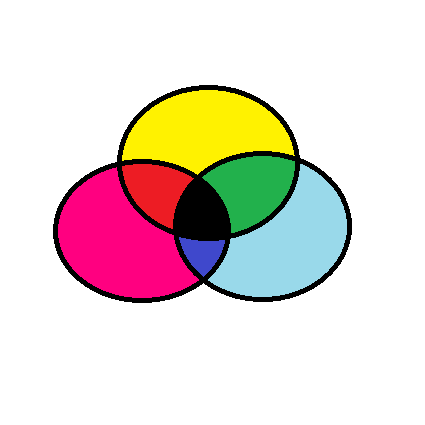
#> input picture 1_Basic/2_Color_Spaces/col.png, 425 x 425 px, found by its file name
$ jupyter execute split_and_merge.ipynb
#> lines starting #> are read from the running program, lines starting #| are printed output that depends on the picture
[cell 1]
import cv2
import matplotlib.pyplot as plt

def convert(img):
    plt.figure(figsize=(10,10))
    return cv2.cvtColor(img,cv2.COLOR_BGR2RGB)

[cell 2]
img1 = cv2.imread("../../2_Image_Processing/2_Color_Spaces/col.png")
#> img1 is the input picture: shape (425, 425, 3); mean B, G, R 212.1, 217.5, 229.5
img1 = convert(img1)

# Split with indexing

    img[:,:(chanel)]
     its depend on array Dim..

[cell 3]
b = img1[:,:,(0)]
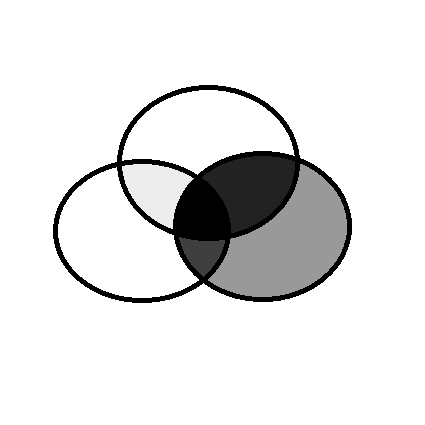
#> b: shape (425, 425); min 0, max 255, mean 229.5
g = img1[:,:,(1)]
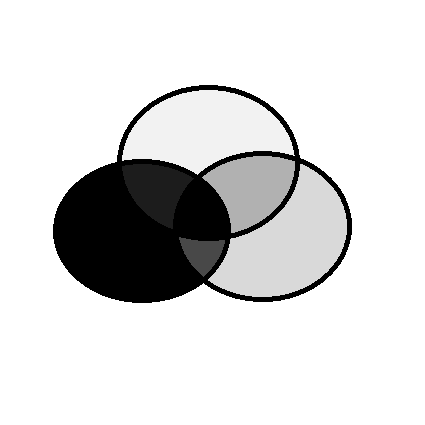
#> g: shape (425, 425); min 0, max 255, mean 217.5
r = img1[:,:,(2)]
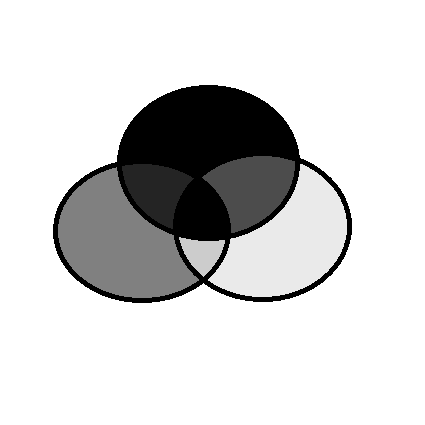
#> r: shape (425, 425); min 0, max 255, mean 212.1

[cell 4]
plt.imshow(convert(b))

[cell 5]
plt.imshow(convert(g))

[cell 6]
plt.imshow(convert(r))

# split with cv2.split()

# Note it is better to split array with index because indexing consume less time

[cell 7]
sb,sg,sr = cv2.split(img1)

[cell 8]
plt.imshow(convert(sb))

# merge with cv2.merge([arrays])

[cell 9]
new = cv2.merge([b,g,r])

[cell 10]
plt.imshow(new)

# merge with numpy np.hstack((arrays))
# merge mutiple images in one images

[cell 11]
import numpy as np
nm = np.hstack((convert(b),convert(g),convert(r)))
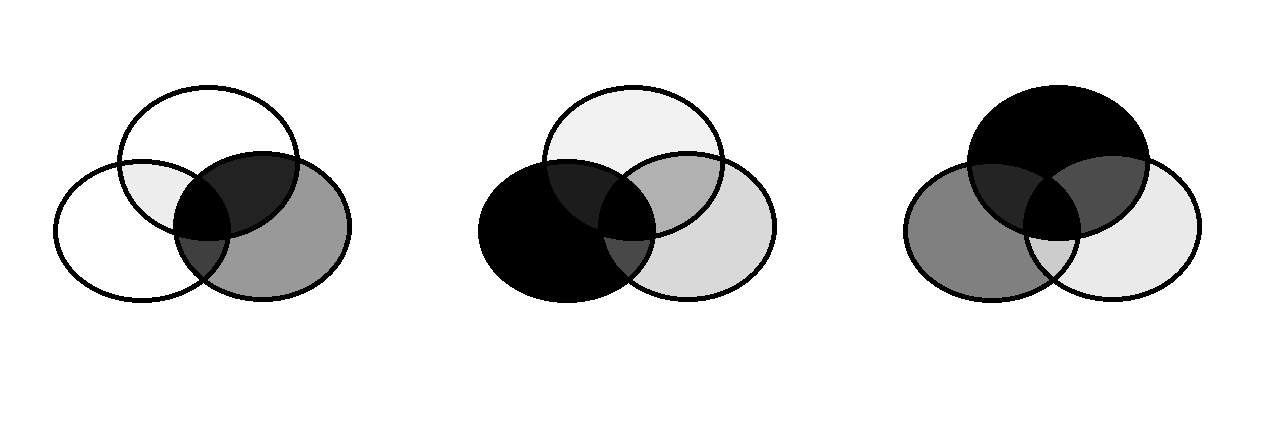
#> nm: shape (425, 1275, 3); min 0, max 255, mean 219.7
plt.imshow(nm)

# Add colors in hstack

[cell 12]
b,g,r = cv2.split(img1)

size = b.shape[0:2]
#> size = (425, 425)
print(size)
#| (425, 425)
z = np.zeros(size,dtype="uint8")

[cell 13]
b = cv2.merge([b,z,z])
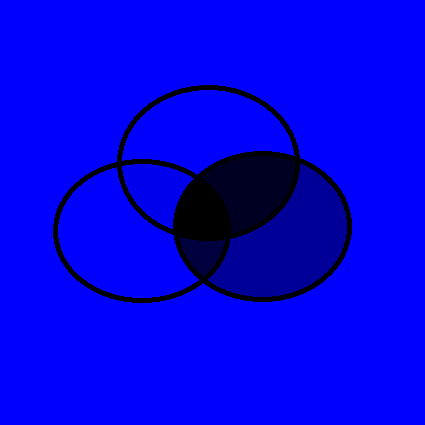
#> b: shape (425, 425, 3); mean of channels 0, 1, 2 229.5, 0, 0; drawn as B, G, R
plt.imshow(convert(b))

[cell 14]
g = cv2.merge([z,g,z])
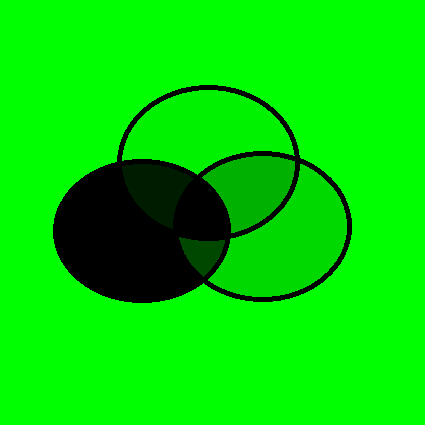
#> g: shape (425, 425, 3); mean of channels 0, 1, 2 0, 217.5, 0; drawn as B, G, R
plt.imshow(convert(g))

[cell 15]
_,_,r = cv2.split(img1)
r = cv2.merge([z,z,r])
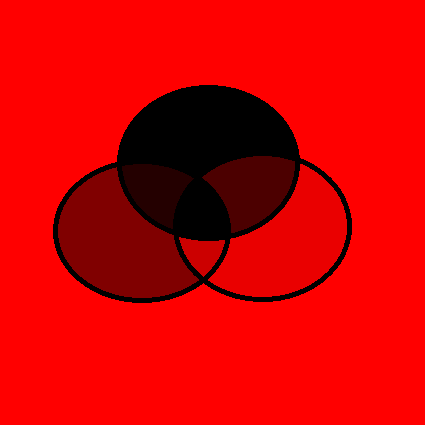
#> r: shape (425, 425, 3); mean of channels 0, 1, 2 0, 0, 212.1; drawn as B, G, R
plt.imshow(convert(r))

# merge

[cell 16]
b,g,r = cv2.split(img1)
cb = cv2.merge([b,z,z])
cg = cv2.merge([z,g,z])
cr = cv2.merge([z,z,r])

new = np.hstack([cb,cg,cr])
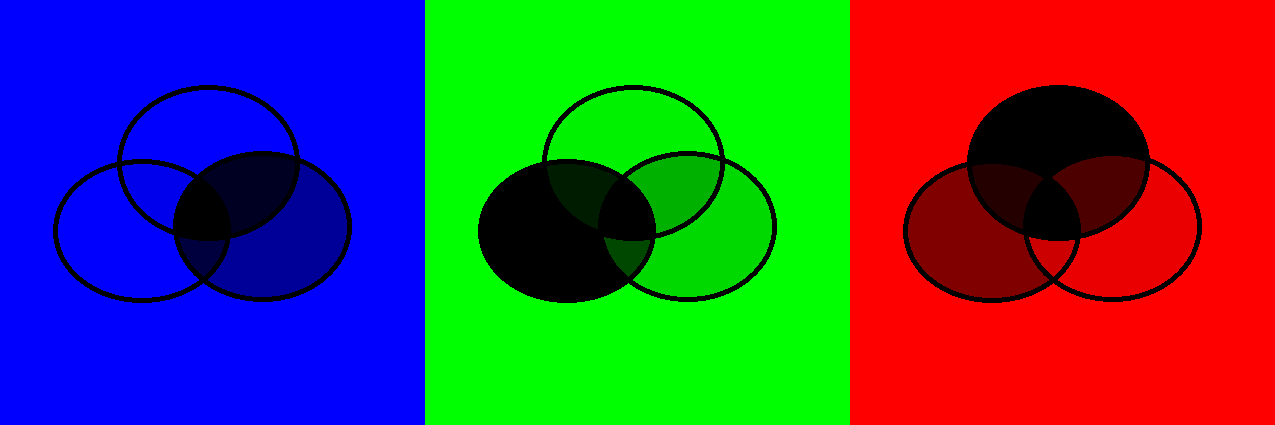
#> new: shape (425, 1275, 3); mean of channels 0, 1, 2 76.5, 72.5, 70.7; drawn as B, G, R
plt.imshow(convert(new))
